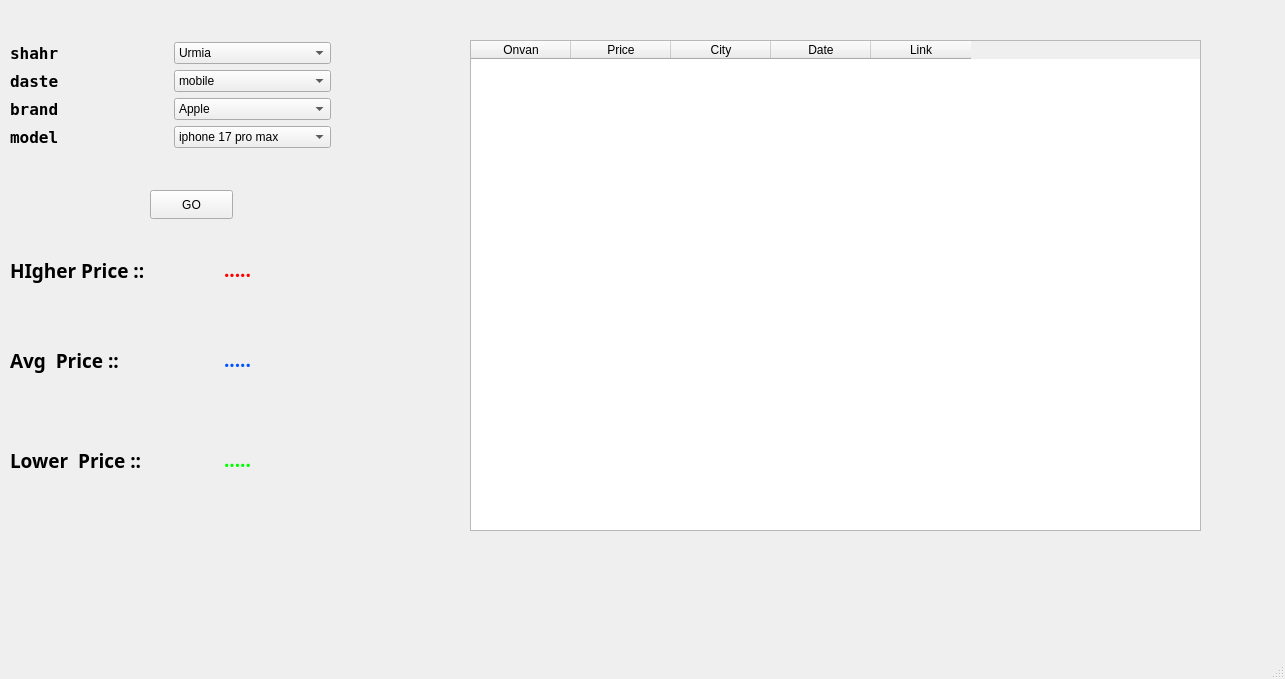
<?xml version="1.0" encoding="UTF-8"?>
<ui version="4.0">
 <class>MainWindow</class>
 <widget class="QMainWindow" name="MainWindow">
  <property name="geometry">
   <rect>
    <x>0</x>
    <y>0</y>
    <width>1285</width>
    <height>679</height>
   </rect>
  </property>
  <property name="windowTitle">
   <string>MainWindow</string>
  </property>
  <widget class="QWidget" name="centralwidget">
   <widget class="QWidget" name="gridLayoutWidget">
    <property name="geometry">
     <rect>
      <x>10</x>
      <y>10</y>
      <width>321</width>
      <height>171</height>
     </rect>
    </property>
    <layout class="QGridLayout" name="gridLayout">
     <item row="0" column="1">
      <layout class="QVBoxLayout" name="verticalLayout_4">
       <item>
        <widget class="QComboBox" name="comboBox_city">
         <item>
          <property name="text">
           <string>Urmia</string>
          </property>
         </item>
        </widget>
       </item>
       <item>
        <widget class="QComboBox" name="comboBox_10">
         <item>
          <property name="text">
           <string>mobile</string>
          </property>
         </item>
        </widget>
       </item>
       <item>
        <widget class="QComboBox" name="comboBox_Brand">
         <item>
          <property name="text">
           <string>Apple</string>
          </property>
         </item>
        </widget>
       </item>
       <item>
        <widget class="QComboBox" name="comboBox_Model">
         <item>
          <property name="text">
           <string>iphone 17 pro max</string>
          </property>
         </item>
         <item>
          <property name="text">
           <string>iphone 17 pro</string>
          </property>
         </item>
         <item>
          <property name="text">
           <string>iphone 17</string>
          </property>
         </item>
         <item>
          <property name="text">
           <string>iphone 16 pro max</string>
          </property>
         </item>
         <item>
          <property name="text">
           <string>iphone 16 pro</string>
          </property>
         </item>
         <item>
          <property name="text">
           <string>iphone 16</string>
          </property>
         </item>
         <item>
          <property name="text">
           <string>iphone 15 pro max</string>
          </property>
         </item>
         <item>
          <property name="text">
           <string>iphone 15 pro</string>
          </property>
         </item>
         <item>
          <property name="text">
           <string>iphone 15</string>
          </property>
         </item>
         <item>
          <property name="text">
           <string>iphone 14 pro max</string>
          </property>
         </item>
         <item>
          <property name="text">
           <string>iphone 14 pro</string>
          </property>
         </item>
         <item>
          <property name="text">
           <string>iphone 14</string>
          </property>
         </item>
         <item>
          <property name="text">
           <string>iphone 13 pro max</string>
          </property>
         </item>
         <item>
          <property name="text">
           <string>iphone 13 pro</string>
          </property>
         </item>
         <item>
          <property name="text">
           <string>iphone 13</string>
          </property>
         </item>
         <item>
          <property name="text">
           <string>iphone 12 pro max</string>
          </property>
         </item>
         <item>
          <property name="text">
           <string>iphone 12 pro</string>
          </property>
         </item>
         <item>
          <property name="text">
           <string>iphone 12</string>
          </property>
         </item>
         <item>
          <property name="text">
           <string>iphone 11 pro max</string>
          </property>
         </item>
         <item>
          <property name="text">
           <string>iphone 11 pro</string>
          </property>
         </item>
         <item>
          <property name="text">
           <string>iphone 11</string>
          </property>
         </item>
         <item>
          <property name="text">
           <string>iphone xs max</string>
          </property>
         </item>
         <item>
          <property name="text">
           <string>iphone xs</string>
          </property>
         </item>
         <item>
          <property name="text">
           <string>iphone xr</string>
          </property>
         </item>
         <item>
          <property name="text">
           <string>iphone x</string>
          </property>
         </item>
         <item>
          <property name="text">
           <string>iphone 8 plus</string>
          </property>
         </item>
         <item>
          <property name="text">
           <string>iphone 8</string>
          </property>
         </item>
         <item>
          <property name="text">
           <string>iphone 7 plus</string>
          </property>
         </item>
         <item>
          <property name="text">
           <string>iphone 7</string>
          </property>
         </item>
         <item>
          <property name="text">
           <string>iphone 6 plus</string>
          </property>
         </item>
         <item>
          <property name="text">
           <string>iphone 6</string>
          </property>
         </item>
        </widget>
       </item>
      </layout>
     </item>
     <item row="0" column="0">
      <layout class="QVBoxLayout" name="verticalLayout_2">
       <item>
        <widget class="QLabel" name="label">
         <property name="font">
          <font>
           <family>NSimSun</family>
           <pointsize>12</pointsize>
           <bold>true</bold>
          </font>
         </property>
         <property name="text">
          <string>shahr</string>
         </property>
        </widget>
       </item>
       <item>
        <widget class="QLabel" name="label_2">
         <property name="font">
          <font>
           <family>NSimSun</family>
           <pointsize>12</pointsize>
           <bold>true</bold>
          </font>
         </property>
         <property name="text">
          <string>daste</string>
         </property>
        </widget>
       </item>
       <item>
        <widget class="QLabel" name="label_3">
         <property name="font">
          <font>
           <family>NSimSun</family>
           <pointsize>12</pointsize>
           <bold>true</bold>
          </font>
         </property>
         <property name="text">
          <string>brand</string>
         </property>
        </widget>
       </item>
       <item>
        <widget class="QLabel" name="label_4">
         <property name="font">
          <font>
           <family>NSimSun</family>
           <pointsize>12</pointsize>
           <bold>true</bold>
          </font>
         </property>
         <property name="text">
          <string>model</string>
         </property>
        </widget>
       </item>
      </layout>
     </item>
    </layout>
   </widget>
   <widget class="QPushButton" name="pushButton_2">
    <property name="geometry">
     <rect>
      <x>150</x>
      <y>190</y>
      <width>83</width>
      <height>29</height>
     </rect>
    </property>
    <property name="text">
     <string>GO</string>
    </property>
   </widget>
   <widget class="QWidget" name="horizontalLayoutWidget">
    <property name="geometry">
     <rect>
      <x>10</x>
      <y>230</y>
      <width>421</width>
      <height>80</height>
     </rect>
    </property>
    <layout class="QHBoxLayout" name="horizontalLayout">
     <item>
      <widget class="QLabel" name="label_5">
       <property name="font">
        <font>
         <family>Segoe UI Variable Display Semib</family>
         <pointsize>14</pointsize>
         <bold>true</bold>
        </font>
       </property>
       <property name="text">
        <string>HIgher Price ::</string>
       </property>
      </widget>
     </item>
     <item>
      <widget class="QLabel" name="labelMax">
       <property name="font">
        <font>
         <family>Segoe UI Variable Display Semib</family>
         <pointsize>14</pointsize>
         <bold>true</bold>
        </font>
       </property>
       <property name="text">
        <string>&lt;html&gt;&lt;head/&gt;&lt;body&gt;&lt;p&gt;&lt;span style=&quot; color:#ff0000;&quot;&gt;.....&lt;/span&gt;&lt;/p&gt;&lt;/body&gt;&lt;/html&gt;</string>
       </property>
      </widget>
     </item>
    </layout>
   </widget>
   <widget class="QWidget" name="horizontalLayoutWidget_2">
    <property name="geometry">
     <rect>
      <x>10</x>
      <y>420</y>
      <width>421</width>
      <height>80</height>
     </rect>
    </property>
    <layout class="QHBoxLayout" name="horizontalLayout_2">
     <item>
      <widget class="QLabel" name="label_7">
       <property name="font">
        <font>
         <family>Segoe UI Variable Display Semib</family>
         <pointsize>14</pointsize>
         <bold>true</bold>
        </font>
       </property>
       <property name="text">
        <string>Lower  Price ::</string>
       </property>
      </widget>
     </item>
     <item>
      <widget class="QLabel" name="labelMin">
       <property name="font">
        <font>
         <family>Segoe UI Variable Display Semib</family>
         <pointsize>14</pointsize>
         <bold>true</bold>
        </font>
       </property>
       <property name="text">
        <string>&lt;html&gt;&lt;head/&gt;&lt;body&gt;&lt;p&gt;&lt;span style=&quot; color:#00ff00;&quot;&gt;.....&lt;/span&gt;&lt;/p&gt;&lt;/body&gt;&lt;/html&gt;</string>
       </property>
      </widget>
     </item>
    </layout>
   </widget>
   <widget class="QWidget" name="horizontalLayoutWidget_3">
    <property name="geometry">
     <rect>
      <x>10</x>
      <y>320</y>
      <width>421</width>
      <height>80</height>
     </rect>
    </property>
    <layout class="QHBoxLayout" name="horizontalLayout_3">
     <item>
      <widget class="QLabel" name="label_9">
       <property name="font">
        <font>
         <family>Segoe UI Variable Display Semib</family>
         <pointsize>14</pointsize>
         <bold>true</bold>
        </font>
       </property>
       <property name="text">
        <string>Avg  Price ::</string>
       </property>
      </widget>
     </item>
     <item>
      <widget class="QLabel" name="labelAverage">
       <property name="font">
        <font>
         <family>Segoe UI Variable Display Semib</family>
         <pointsize>14</pointsize>
         <bold>true</bold>
        </font>
       </property>
       <property name="text">
        <string>&lt;html&gt;&lt;head/&gt;&lt;body&gt;&lt;p&gt;&lt;span style=&quot; color:#0055ff;&quot;&gt;.....&lt;/span&gt;&lt;/p&gt;&lt;/body&gt;&lt;/html&gt;</string>
       </property>
      </widget>
     </item>
    </layout>
   </widget>
   <widget class="QTableWidget" name="tablePosts">
    <property name="geometry">
     <rect>
      <x>470</x>
      <y>40</y>
      <width>731</width>
      <height>491</height>
     </rect>
    </property>
    <property name="maximumSize">
     <size>
      <width>731</width>
      <height>16777215</height>
     </size>
    </property>
    <column>
     <property name="text">
      <string>Onvan</string>
     </property>
    </column>
    <column>
     <property name="text">
      <string>Price</string>
     </property>
    </column>
    <column>
     <property name="text">
      <string>City</string>
     </property>
    </column>
    <column>
     <property name="text">
      <string>Date</string>
     </property>
    </column>
    <column>
     <property name="text">
      <string>Link</string>
     </property>
    </column>
   </widget>
  </widget>
  <widget class="QMenuBar" name="menubar">
   <property name="geometry">
    <rect>
     <x>0</x>
     <y>0</y>
     <width>1285</width>
     <height>25</height>
    </rect>
   </property>
  </widget>
  <widget class="QStatusBar" name="statusbar"/>
 </widget>
 <resources/>
 <connections/>
</ui>
